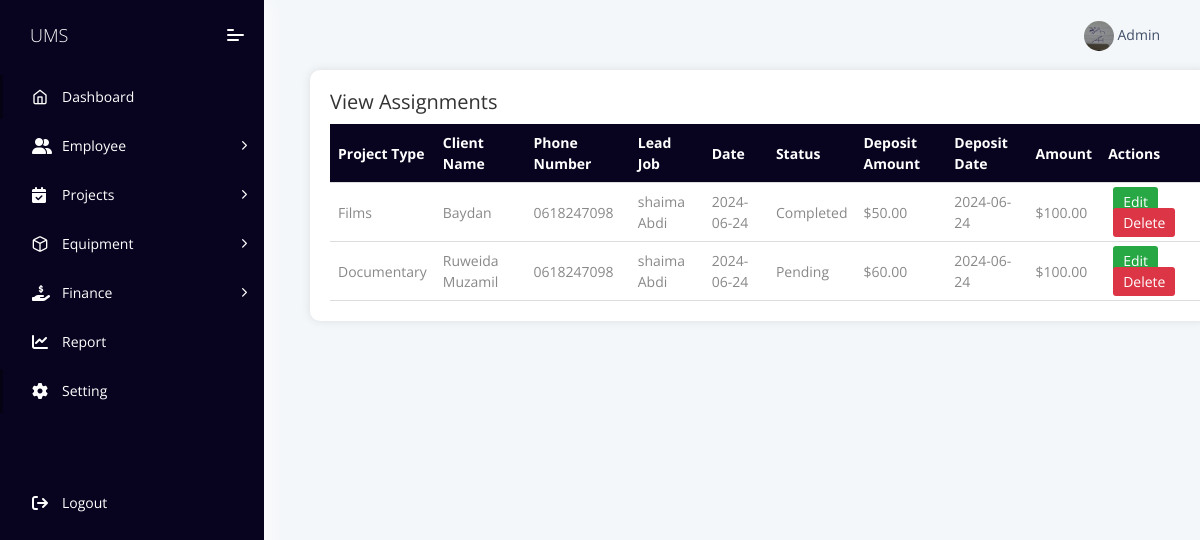
The app's page /Application/view/view_assign_table.php (signed in) with its own data.
### tables this page shows
CREATE TABLE `asign_project` (
  `id` int(11) NOT NULL,
  `project_type` varchar(50) NOT NULL,
  `client_name` varchar(100) NOT NULL,
  `phone_number` varchar(20) NOT NULL,
  `lead_job` varchar(100) NOT NULL,
  `reg_date` date NOT NULL,
  `date` date NOT NULL,
  `status` varchar(20) NOT NULL,
  `deposit_amount` float(10,2) NOT NULL,
  `deposit_date` date NOT NULL,
  `amount` float(10,2) NOT NULL
);

### Application/view/view_assign_table.php (the view, shortened to what this page needs)
<?php
include 'header.php';
include 'sidebar.php';
include '../config/connect.php';
?>
<!DOCTYPE html>
<html lang="en">
<head>
    <link rel="stylesheet" href="https://cdnjs.cloudflare.com/ajax/libs/font-awesome/4.7.0/css/font-awesome.min.css">
</head>
<body>
<div class="container">
    <h2>View Assignments</h2>
    <?php
    $sql = "SELECT asign_project.*, CONCAT(register_empl.First_Name, ' ', register_empl.Last_Name) AS lead_job_name
            FROM asign_project
            INNER JOIN register_empl ON asign_project.lead_job = register_empl.empl_id";
    $result = $conn->query($sql);
    if ($result->num_rows > 0) {
        echo "<table>
        <thead>
            <tr>
                <th>Project Type</th>
                <th>Client Name</th>
                <th>Phone Number</th>
                <th>Lead Job</th>
                <th>Date</th>
                <th>Status</th>
                <th>Deposit Amount</th>
                <th>Deposit Date</th>
                <th>Amount</th>
                <th>Actions</th>
            </tr>
        </thead>
        <tbody>";
        while($row = $result->fetch_assoc()) {
            echo "<tr>
            <td>" . $row["project_type"] . "</td>
            <td>" . $row["client_name"] . "</td>
            <td>" . $row["phone_number"] . "</td>
            <td>" . $row["lead_job_name"] . "</td>
            <td>" . $row["date"] . "</td>
            <td>" . $row["status"] . "</td>
            <td>$" . $row["deposit_amount"] . "</td>
            <td>" . $row["deposit_date"] . "</td>
            <td>$" . $row["amount"] . "</td>
            <td class='action-buttons'>
                <a href='#' class='edit-btn' onclick='openEditModal(". json_encode($row) .")'>Edit</a>
                <a href='delete.php?id=" . $row["id"] . "' class='delete-btn' onclick='return confirm(\"Are you sure?\")'>Delete</a>
            </td>
            </tr>";
        }
        echo "</tbody></table>";
    } else {
        echo "<p>No results found</p>";
    }
    ?>
</div>
</body>
</html>

### Application/css/sidebar.css (style rules this page uses)
h2 { font-size: 20px; margin-bottom: 10px; color: #333; }
@media (min-width: 1200px) and (max-width: 1599px) { .container { max-width: 1140px; } }
.container { width: 100%; margin: 0 auto; padding: 0 15px; }

### Application/view/header.php (style rules this page uses)
.dropdown-menu, .user-name, { color: white; }

### Application/view/view_assign_table.php (style rules this page uses)
.container { width: 75%; margin-left: 280px; background-color: #fff; padding: 20px; border-radius: 10px; box-shadow: 0 0 10px rgba(0, 0, 0, 0.1); position: relative; left: 40%; transform: translateX(-50%); }
table { width: 102%; border-collapse: collapse; border-radius: 7px; }
th, td { padding: 8px; text-align: left; border-bottom: 1px solid #ddd; }
thead { background-color: #08031E; color: #fff; }
.action-buttons a { text-decoration: none; padding: 5px 10px; margin: 0 5px; border-radius: 3px; color: #fff; }
.action-buttons .edit-btn { background-color: #28a745; }
.action-buttons .delete-btn { background-color: #dc3545; }

### records on screen
asign_project: project_type "Films", client_name "Baydan", phone_number "0618247098", lead_job_name "shaima Abdi", date "2024-06-24", status "Completed", deposit_amount "50.00", deposit_date "2024-06-24", amount "100.00"
asign_project: project_type "Documentary", client_name "Ruweida Muzamil", phone_number "0618247098", lead_job_name "shaima Abdi", date "2024-06-24", status "Pending", deposit_amount "60.00", deposit_date "2024-06-24", amount "100.00"

### other values on screen
$_SESSION['username'] "Admin"
